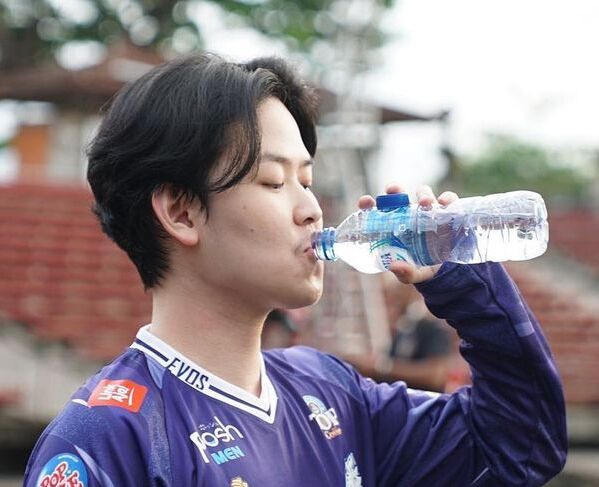
#> input picture images/rekt.jpg, 599 x 487 px
$ python smile_detection.py
#> lines starting #> are read from the running program, lines starting #| are printed output that depends on the picture
import cv2
import time
#fps = > frame per second
detector_wajah = cv2.CascadeClassifier("../model/haarcascade_frontalface_default.xml")
detector_senyum = cv2.CascadeClassifier("../model/haarcascade_smile.xml")
#read gambar
image = cv2.imread("../images/rekt.jpg")
#> image is the input picture: shape (487, 599, 3); mean B, G, R 135.6, 128.1, 137.7
# ubah ke grayscale
gray = cv2.cvtColor(image, cv2.COLOR_BGR2GRAY)
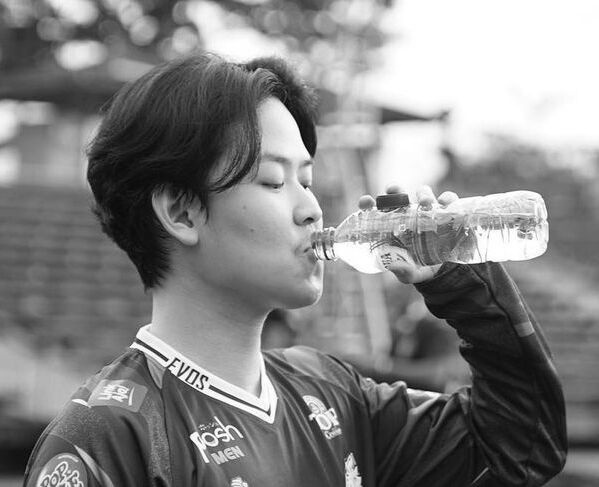
#> gray: shape (487, 599); min 1, max 255, mean 131.8
#deteksi wajah
bounding_box = detector_wajah.detectMultiScale(gray, scaleFactor=1.01,
   minNeighbors=5, minSize=(30, 30), flags=cv2.CASCADE_SCALE_IMAGE)
#> bounding_box = [[262, 142, 59, 59], [428, 343, 48, 48], [287, 193, 67, 67], [160, 0, 76, 76]]

for (x, y, w, h) in bounding_box:
    # ini kode untuk membuat persegi pada suatu gambar
    cv2.rectangle(image, (x, y), (x + w, y + h), (0, 255, 0), 2)
    box_wajah = cv2.rectangle(gray, (x, y), (x + w, y + h), (0, 255, 0), 2)
    # mau slicing gambar
    # koordinat awal persegi (x,y) , koordinat akhir ((x+w),(y+h))
    gambar_wajah = image[y:(y+h),x:(x+w)]
    cv2.imwrite("../output/hasil_crop.jpg", gambar_wajah)
#> (the run stopped early here; a loop or call above may not have finished)
